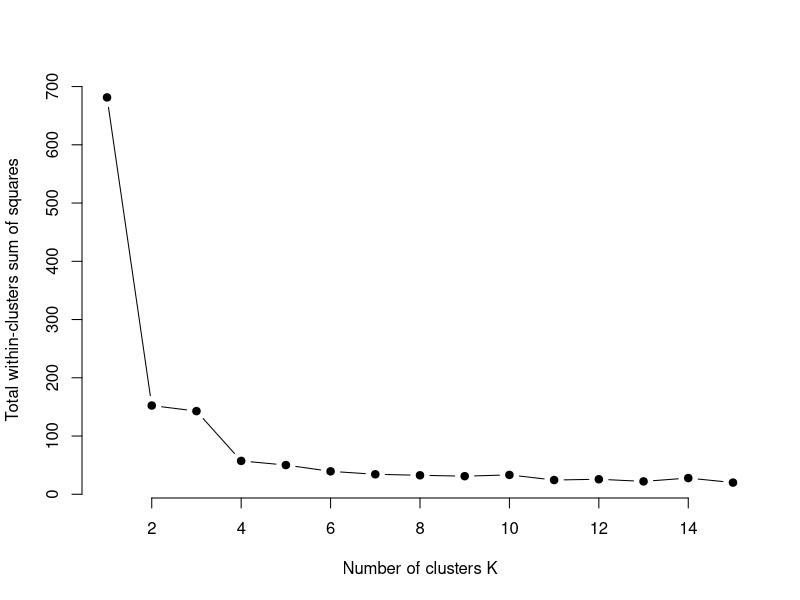
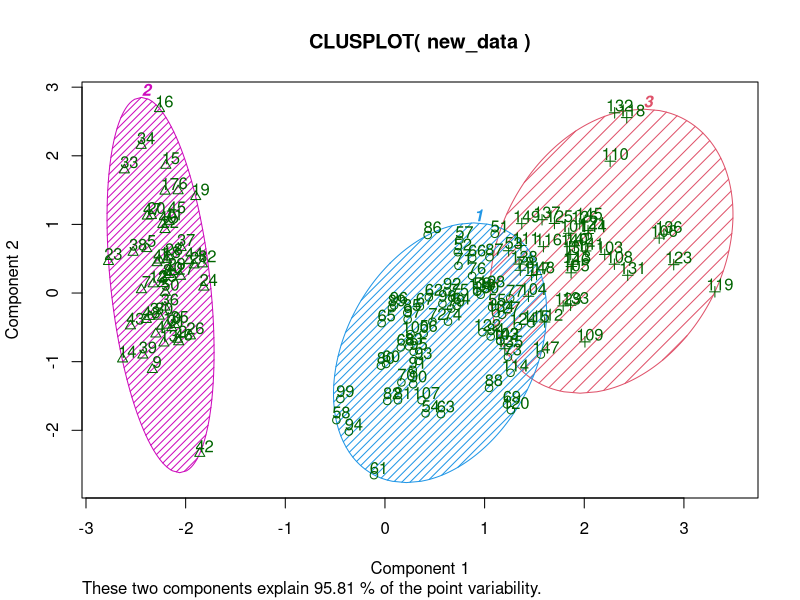

The R script that drew these images, in order:
data("iris")
names(iris)
# Subset the dataset to exclude the Species column
new_data <- subset(iris, select = -Species)
new_data
# Perform K-means clustering with 3 clusters
cl <- kmeans(new_data, 3)
cl
# Calculate the total within-cluster sum of squares (WSS) for different values of k
wss <- sapply(1:15, function(k) {
  kmeans(new_data, k)$tot.withinss
})
wss
# Visualize the WSS values to determine the optimal number of clusters
plot(1:15, wss,
     type = "b", pch = 19, frame = FALSE, 
     xlab = "Number of clusters K",
     ylab = "Total within-clusters sum of squares")
# Install and load the 'cluster' package
install.packages("cluster")
library(cluster)
# Visualize the clusters
clusplot(new_data, cl$cluster, color = TRUE, shade = TRUE, labels = 2, lines = 0)
# Display cluster assignments for each data point
cl$cluster
# Display the centroids of the clusters
cl$centers
